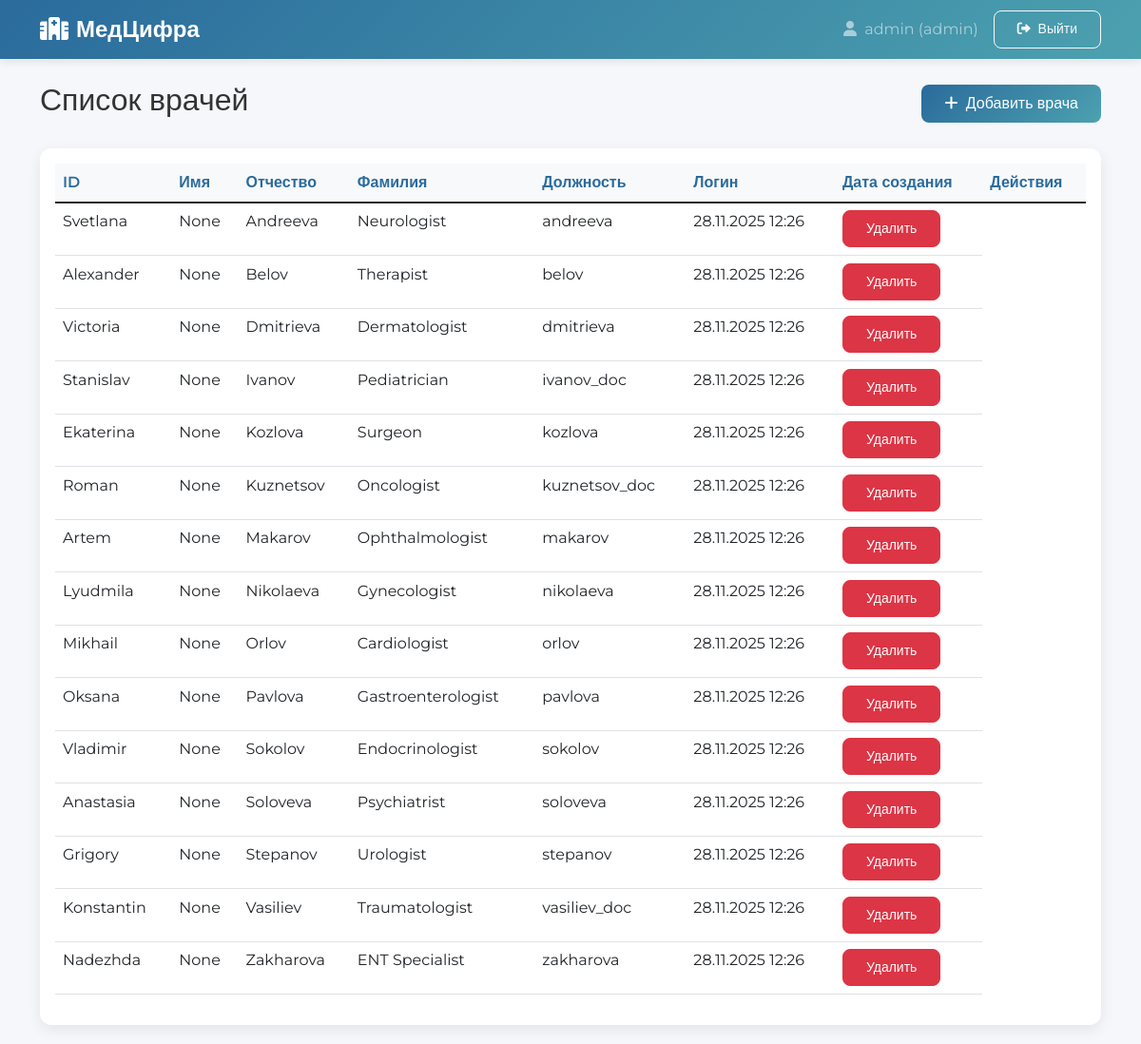
/admin/doctors (signed in), run on the app's committed database.
### models.py (models this page shows)
class Admin(db.Model):
    __tablename__ = "admins"
    id = db.Column(db.Integer, primary_key=True)
    login = db.Column(db.String(50), unique=True, nullable=False)
    password_hash = db.Column(db.String(255), nullable=False)
    created_at = db.Column(db.DateTime, default=datetime.utcnow)

class Doctor(db.Model):
    __tablename__ = "doctors"
    id = db.Column(db.Integer, primary_key=True)
    first_name = db.Column(db.String(50), nullable=False)
    middle_name = db.Column(db.String(50))  # изменения для 8 ЛБ
    last_name = db.Column(db.String(50), nullable=False)
    position = db.Column(db.String(100), nullable=False)
    login = db.Column(db.String(50), unique=True, nullable=False)
    password_hash = db.Column(db.String(255), nullable=False)
    created_at = db.Column(db.DateTime, default=datetime.utcnow)

### app.py (the view)
@app.route("/admin/doctors")
@login_required
def admin_doctors_list():
    if current_user.role != "admin":
        flash("Доступ запрещен", "error")
        return redirect(url_for("index"))
    doctors = Doctor.query.order_by(Doctor.last_name, Doctor.first_name).all()
    return render_template("admin/doctors_list.html", doctors=doctors)

### app.py (called while the page is built)
@login_manager.user_loader
def load_user(user_id):
    return User.get(user_id)

### models.py (called while the page is built)
    @staticmethod
    def get(user_id):
        try:
            if "_" not in user_id:
                return None
            role, id_str = user_id.split("_", 1)
            user_id_int = int(id_str)
            if role == "admin":
                obj = Admin.query.get(user_id_int)
            elif role == "doctor":
                obj = Doctor.query.get(user_id_int)
            elif role == "patient":
                obj = Patient.query.get(user_id_int)
            else:
                return None
            if obj:
                return User(obj.id, getattr(obj, "login", None), role)
            return None
        except Exception as e:
            print(f"Error loading user: {e}")
            return None

### templates/admin/doctors_list.html
{% extends "base.html" %}
{% block content %}
<div class="d-flex justify-content-between align-items-center mb-4">
    <h2>Список врачей</h2>
    <a href="{{ url_for('admin_add_doctor') }}" class="btn btn-primary">
        <i class="fas fa-plus me-1"></i> Добавить врача
    </a>
</div>
<div class="card">
    <div class="card-body">
        <div class="table-responsive">
            <table class="table table-striped">
                <thead>
                    <tr>
                        <th>ID</th>
                        <th>Имя</th>
                        <th>Отчество</th>
                        <th>Фамилия</th>
                        <th>Должность</th>
                        <th>Логин</th>
                        <th>Дата создания</th>
                        <th>Действия</th>
                    </tr>
                </thead>
                <tbody>
                    {% for doctor in doctors %}
                    <tr>
                    <tr>
                        <td>{{ doctor.first_name }}</td>
                        <td>{{ doctor.middle_name }}</td>
                        <td>{{ doctor.last_name }}</td>
                        <td>{{ doctor.position }}</td>
                        <td>{{ doctor.login }}</td>
                        <td>{{ doctor.created_at.strftime('%d.%m.%Y %H:%M') }}</td>
                        <td>
                            <form method="POST" action="{{ url_for('admin_delete_doctor', doctor_id=doctor.id) }}"
                                style="display: inline;">
                                <button type="submit" class="btn btn-sm btn-danger"
                                    onclick="return confirm('Вы уверены, что хотите удалить этого врача?')">
                                    Удалить
                                </button>
                            </form>
                        </td>
                    </tr>
                    {% else %}
                    <tr>
                        <td colspan="7" class="text-center">Врачи не найдены</td>
                    </tr>
                    {% endfor %}
                </tbody>
            </table>
        </div>
    </div>
</div>
{% endblock %}

### templates/base.html (shortened to what this page needs)
<!DOCTYPE html>
<html lang="ru">
<head>
    <link href="https://cdn.jsdelivr.net/npm/bootstrap@5.1.3/dist/css/bootstrap.min.css" rel="stylesheet">
    <link rel="stylesheet" href="https://cdnjs.cloudflare.com/ajax/libs/font-awesome/6.0.0/css/all.min.css">
    <link href="{{ url_for('static', filename='css/style.css') }}" rel="stylesheet">
</head>
<body>
    <nav class="navbar navbar-expand-lg navbar-dark">
        <div class="container">
            <a class="navbar-brand" href="{{ url_for('index') }}">
                <i class="fas fa-hospital me-2"></i>МедЦифра
            </a>
            <div class="navbar-nav ms-auto">
                {% if current_user.is_authenticated %}
                <span class="navbar-text me-3">
                    <i class="fas fa-user me-1"></i> {{ current_user.login }} ({{ current_user.role }})
                </span>
                <a class="btn btn-outline-light btn-sm" href="{{ url_for('logout') }}">
                    <i class="fas fa-sign-out-alt me-1"></i> Выйти
                </a>
                {% endif %}
            </div>
        </div>
    </nav>
    <div class="container mt-4">
        {% block content %}{% endblock %}
    </div>
</body>
</html>

### static/css/style.css (style rules this page uses)
.card { margin-bottom: 20px; box-shadow: 0 0.125rem 0.25rem rgba(0, 0, 0, 0.075); }
.table th { font-weight: 600; background-color: #f8f9fa; }
.btn-sm { padding: 0.25rem 0.5rem; font-size: 0.875rem; }

### templates/base.html (style rules this page uses)
:root { --primary: #2a6b9c; --secondary: #4ca1af; --accent: #36b3a8; --light: #f8f9fa; --dark: #343a40; }
body { font-family: 'Montserrat', sans-serif; background-color: #f5f7fa; color: #333; }
.navbar { box-shadow: 0 2px 10px rgba(0,0,0,0.1); background: linear-gradient(135deg, var(--primary) 0%, var(--secondary) 100%) !important; }
.navbar-brand { font-weight: 700; font-size: 1.5rem; }
.card { border: none; border-radius: 12px; box-shadow: 0 5px 15px rgba(0,0,0,0.08); transition: transform 0.3s ease, box-shadow 0.3s ease; }
.btn { border-radius: 8px; font-weight: 500; padding: 0.5rem 1.5rem; transition: all 0.3s ease; }
.btn-primary { background: linear-gradient(135deg, var(--primary) 0%, var(--secondary) 100%); border: none; }
.table th { border-top: none; font-weight: 600; color: var(--primary); }

### data on the page
Admin: login "admin", role "admin"
Doctor: first_name "Svetlana", middle_name "None", last_name "Andreeva", position "Neurologist", login "andreeva", created_at "28.11.2025 12:26"
Doctor: first_name "Alexander", middle_name "None", last_name "Belov", position "Therapist", login "belov", created_at "28.11.2025 12:26"
Doctor: first_name "Victoria", middle_name "None", last_name "Dmitrieva", position "Dermatologist", login "dmitrieva", created_at "28.11.2025 12:26"
Doctor: first_name "Stanislav", middle_name "None", last_name "Ivanov", position "Pediatrician", login "ivanov_doc", created_at "28.11.2025 12:26"
Doctor: first_name "Ekaterina", middle_name "None", last_name "Kozlova", position "Surgeon", login "kozlova", created_at "28.11.2025 12:26"
Doctor: first_name "Roman", middle_name "None", last_name "Kuznetsov", position "Oncologist", login "kuznetsov_doc", created_at "28.11.2025 12:26"
Doctor: first_name "Artem", middle_name "None", last_name "Makarov", position "Ophthalmologist", login "makarov", created_at "28.11.2025 12:26"
Doctor: first_name "Lyudmila", middle_name "None", last_name "Nikolaeva", position "Gynecologist", login "nikolaeva", created_at "28.11.2025 12:26"
Doctor: first_name "Mikhail", middle_name "None", last_name "Orlov", position "Cardiologist", login "orlov", created_at "28.11.2025 12:26"
Doctor: first_name "Oksana", middle_name "None", last_name "Pavlova", position "Gastroenterologist", login "pavlova", created_at "28.11.2025 12:26"
Doctor: first_name "Vladimir", middle_name "None", last_name "Sokolov", position "Endocrinologist", login "sokolov", created_at "28.11.2025 12:26"
Doctor: first_name "Anastasia", middle_name "None", last_name "Soloveva", position "Psychiatrist", login "soloveva", created_at "28.11.2025 12:26"
Doctor: first_name "Grigory", middle_name "None", last_name "Stepanov", position "Urologist", login "stepanov", created_at "28.11.2025 12:26"
Doctor: first_name "Konstantin", middle_name "None", last_name "Vasiliev", position "Traumatologist", login "vasiliev_doc", created_at "28.11.2025 12:26"
Doctor: first_name "Nadezhda", middle_name "None", last_name "Zakharova", position "ENT Specialist", login "zakharova", created_at "28.11.2025 12:26"
